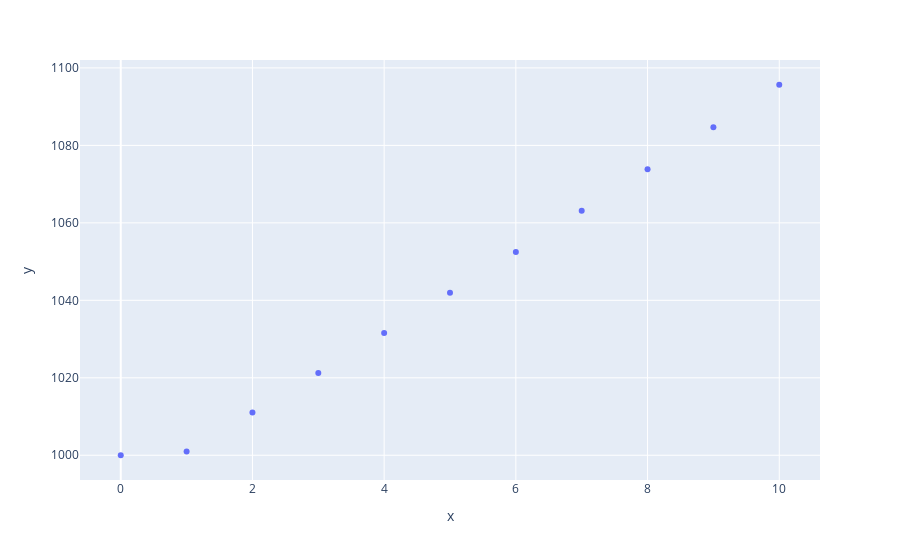

Notebook source saved alongside this figure:
### Code cell
fig = px.scatter(x=index_set, y=y)
fig.show()

### Figure 1 — Plotly figure (JSON) as saved in the notebook; plotly's stock layout.template omitted (floating-point values rounded to 4 significant figures)
{"data": [{"hovertemplate": "x=%{x}<br>y=%{y}<extra></extra>", "legendgroup": "", "marker": {"color": "#636efa", "symbol": "circle"}, "mode": "markers", "name": "", "orientation": "v", "showlegend": false, "type": "scatter", "x": [0, 1, 2, 3, 4, 5, 6, 7, 8, 9, 10], "xaxis": "x", "y": [1000, 1001, 1011.0, 1021.0, 1032.0, 1042.0, 1052.0, 1063.0, 1074.0, 1085.0, 1096.0], "yaxis": "y"}], "layout": {"autosize": true, "legend": {"tracegroupgap": 0}, "margin": {"t": 60}, "xaxis": {"anchor": "y", "autorange": true, "domain": [0, 1], "range": [-0.5947, 10.59], "title": {"text": "x"}, "type": "linear"}, "yaxis": {"anchor": "x", "autorange": true, "domain": [0, 1], "range": [993.2, 1102.0], "title": {"text": "y"}, "type": "linear"}}}
